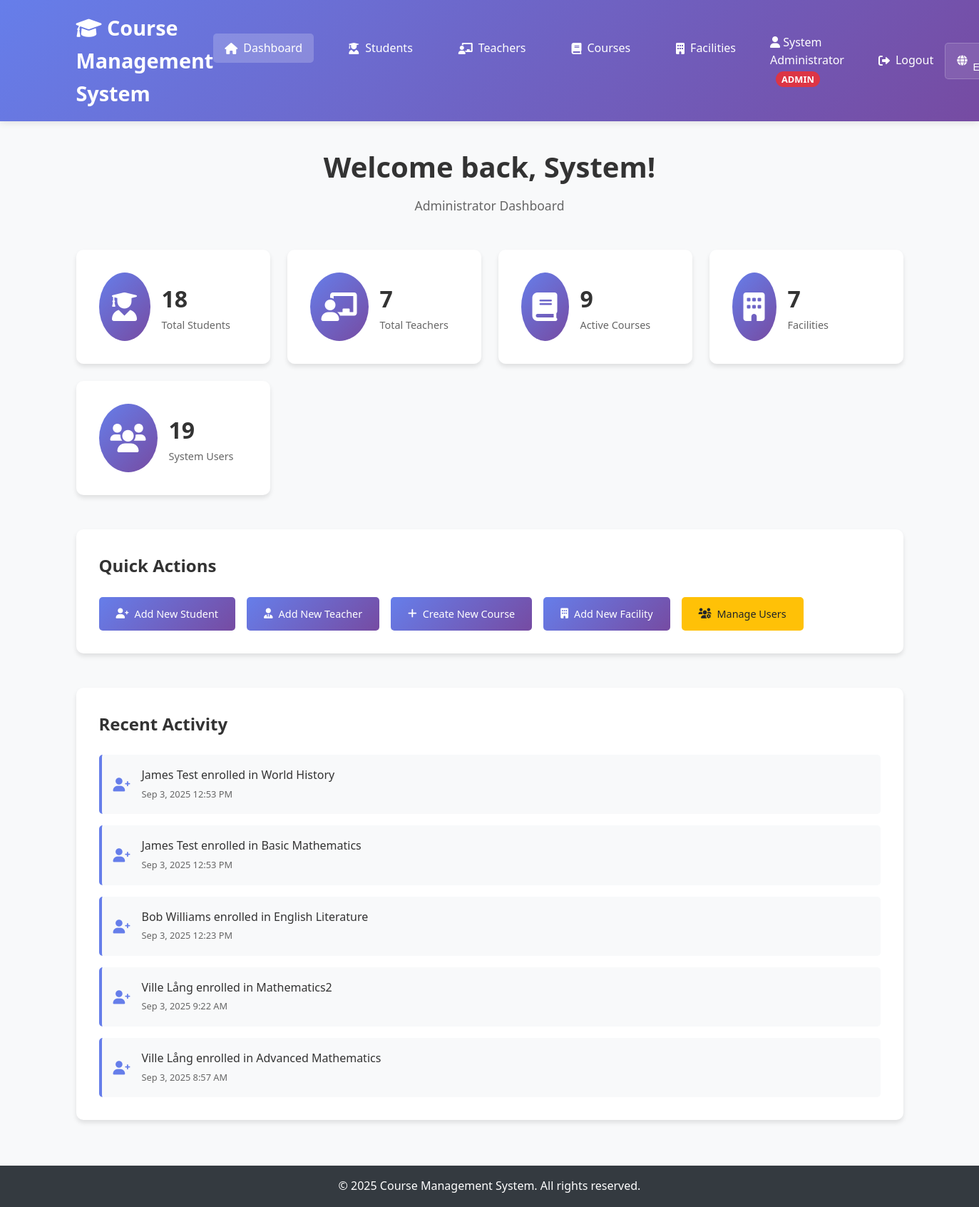
The page / (signed in) on the database its author committed.
### tables this page shows
CREATE TABLE `course_logins` (
  `emblem` int(11) NOT NULL,
  `student_id` int(11) DEFAULT NULL,
  `course_id` varchar(20) DEFAULT NULL,
  `login_date_time` datetime DEFAULT current_timestamp()
);

CREATE TABLE `courses` (
  `emblem` varchar(20) NOT NULL,
  `name` varchar(100) NOT NULL,
  `description` text DEFAULT NULL,
  `start_day` date NOT NULL,
  `rest_of_day` date NOT NULL,
  `teacher_id` int(11) DEFAULT NULL,
  `facility_id` varchar(20) DEFAULT NULL
);

### config/auth.php (called while the page is built, shortened)
<?php
require_once 'database.php';
function isLoggedIn() {
    return isset($_SESSION['user_id']) && !empty($_SESSION['user_id']);
}
function isAdmin() {
    return isLoggedIn() && $_SESSION['user_role'] === 'admin';
}
function getCurrentUser() {
    return [
        'id' => $_SESSION['user_id'],
        'username' => $_SESSION['username'],
        'email' => $_SESSION['email'],
        'role' => $_SESSION['user_role'],
        'first_name' => $_SESSION['first_name'],
        'last_name' => $_SESSION['last_name'],
        'student_id' => $_SESSION['student_id'] ?? null,
        'teacher_id' => $_SESSION['teacher_id'] ?? null
    ];
}
function getRoleDisplayName($role) {
    switch ($role) {
        case 'admin': return 'Administrator';
    }
}
function getRoleColor($role) {
    switch ($role) {
        case 'admin': return '#dc3545';
    }
}
?>

### config/database.php (called while the page is built, shortened)
<?php
function executeQuery($pdo, $sql, $params = []) {
    try {
        $stmt = $pdo->prepare($sql);
        $stmt->execute($params);
        return $stmt;
    } catch(PDOException $e) {
        throw new Exception("Query failed: " . $e->getMessage());
    }
}
?>

### index.php (the view, shortened to what this page needs)
<?php
require_once 'config/database.php';
require_once 'config/auth.php';
$isLoggedIn = isLoggedIn();
$currentUser = null;
if ($isLoggedIn) {
    $currentUser = getCurrentUser();
    try {
        if (isAdmin()) {
            $studentCount = executeQuery($pdo, "SELECT COUNT(*) FROM students")->fetchColumn();
            $teacherCount = executeQuery($pdo, "SELECT COUNT(*) FROM teachers")->fetchColumn();
            $courseCount = executeQuery($pdo, "SELECT COUNT(*) FROM courses")->fetchColumn();
            $facilityCount = executeQuery($pdo, "SELECT COUNT(*) FROM facilities")->fetchColumn();
            $userCount = executeQuery($pdo, "SELECT COUNT(*) FROM users WHERE is_active = 1")->fetchColumn();
            $recentEnrollments = executeQuery($pdo,
                "SELECT cl.login_date_time,
                        CONCAT(s.first_name, ' ', s.surname) as student_name,
                        c.name as course_name
                 FROM course_logins cl
                 JOIN students s ON cl.student_id = s.student_number
                 JOIN courses c ON cl.course_id = c.emblem
                 ORDER BY cl.login_date_time DESC
                 LIMIT 5"
            )->fetchAll();
        }
    } catch(Exception $e) {
        $error = "Error loading dashboard data: " . $e->getMessage();
    }
}
?>
<!DOCTYPE html>
<html lang="en">
<head>
    <link rel="stylesheet" href="css/style.css">
    <link href="https://cdnjs.cloudflare.com/ajax/libs/font-awesome/6.0.0/css/all.min.css" rel="stylesheet">
</head>
<body>
    <?php if ($isLoggedIn): ?>
        <header>
            <nav class="navbar">
                <div class="nav-container">
                    <h1><i class="fas fa-graduation-cap"></i> Course Management System</h1>
                    <ul class="nav-menu">
                        <li><a href="index.php" class="active"><i class="fas fa-home"></i> Dashboard</a></li>
                        <?php if (isAdmin()): ?>
                            <li><a href="students/index.php"><i class="fas fa-user-graduate"></i> Students</a></li>
                            <li><a href="teachers/index.php"><i class="fas fa-chalkboard-teacher"></i> Teachers</a></li>
                            <li><a href="courses/index.php"><i class="fas fa-book"></i> Courses</a></li>
                            <li><a href="facilities/index.php"><i class="fas fa-building"></i> Facilities</a></li>
                        <?php elseif (isTeacher()): ?>
                            <li><a href="courses/index.php"><i class="fas fa-book"></i> My Courses</a></li>
                            <li><a href="facilities/index.php"><i class="fas fa-building"></i> Facilities</a></li>
                        <?php elseif (isStudent()): ?>
                            <li><a href="students/my_courses.php"><i class="fas fa-book"></i> My Courses</a></li>
                        <?php elseif (isStaff()): ?>
                            <li><a href="students/index.php"><i class="fas fa-user-graduate"></i> Students</a></li>
                            <li><a href="courses/index.php"><i class="fas fa-book"></i> Courses</a></li>
                            <li><a href="facilities/index.php"><i class="fas fa-building"></i> Facilities</a></li>
                        <?php endif; ?>
                        <li class="user-menu">
                            <div style="display: flex; align-items: center; gap: 1rem;">
                                <span style="color: white;">
                                    <i class="fas fa-user"></i>
                                    <?= htmlspecialchars($currentUser['first_name'] . ' ' . $currentUser['last_name']) ?>
                                    <span class="role-badge" style="background-color: <?= getRoleColor($currentUser['role']) ?>; color: white;">
                                        <?= strtoupper($currentUser['role']) ?>
                                    </span>
                                </span>
                                <a href="?logout=1" style="color: white; text-decoration: none;" onclick="return confirm('Are you sure you want to logout?')">
                                    <i class="fas fa-sign-out-alt"></i> Logout
                                </a>
                            </div>
                        </li>
                    </ul>
                </div>
            </nav>
        </header>
        <main class="main-content">
            <div class="container">
                <div class="dashboard-header">
                    <h2>Welcome back, <?= htmlspecialchars($currentUser['first_name']) ?>!</h2>
                    <p><?= getRoleDisplayName($currentUser['role']) ?> Dashboard</p>
                </div>
                <div class="stats-grid">
                    <?php if (isAdmin()): ?>
                        <div class="stat-card">
                            <div class="stat-icon">
                                <i class="fas fa-user-graduate"></i>
                            </div>
                            <div class="stat-content">
                                <h3><?= $studentCount ?></h3>
                                <p>Total Students</p>
                            </div>
                        </div>
                        <div class="stat-card">
                            <div class="stat-icon">
                                <i class="fas fa-chalkboard-teacher"></i>
                            </div>
                            <div class="stat-content">
                                <h3><?= $teacherCount ?></h3>
                                <p>Total Teachers</p>
                            </div>
                        </div>
                        <div class="stat-card">
                            <div class="stat-icon">
                                <i class="fas fa-book"></i>
                            </div>
                            <div class="stat-content">
                                <h3><?= $courseCount ?></h3>
                                <p>Active Courses</p>
                            </div>
                        </div>
                        <div class="stat-card">
                            <div class="stat-icon">
                                <i class="fas fa-building"></i>
                            </div>
                            <div class="stat-content">
                                <h3><?= $facilityCount ?></h3>
                                <p>Facilities</p>
                            </div>
                        </div>
                        <div class="stat-card">
                            <div class="stat-icon">
                                <i class="fas fa-users"></i>
                            </div>
                            <div class="stat-content">
                                <h3><?= $userCount ?></h3>
                                <p>System Users</p>
                            </div>
                        </div>
                    <?php endif; ?>
                </div>
                <div class="quick-actions">
                    <h3>Quick Actions</h3>
                    <div class="action-buttons">
                        <?php if (isAdmin()): ?>
                            <a href="students/add.php" class="btn btn-primary">
                                <i class="fas fa-user-plus"></i> Add New Student
                            </a>
                            <a href="teachers/add.php" class="btn btn-primary">
                                <i class="fas fa-user-tie"></i> Add New Teacher
                            </a>
                            <a href="courses/add.php" class="btn btn-primary">
                                <i class="fas fa-plus"></i> Create New Course
                            </a>
                            <a href="facilities/add.php" class="btn btn-primary">
                                <i class="fas fa-building"></i> Add New Facility
                            </a>
                            <a href="users/index.php" class="btn btn-warning">
                                <i class="fas fa-users-cog"></i> Manage Users
                            </a>
                        <?php endif; ?>
                    </div>
                </div>
                <?php if ((isAdmin() || isTeacher()) && !empty($recentEnrollments)): ?>
                    <div class="recent-activity">
                        <h3>Recent Activity</h3>
                        <div class="activity-list">
                            <?php foreach ($recentEnrollments as $enrollment): ?>
                                <div class="activity-item">
                                    <i class="fas fa-user-plus"></i>
                                    <div class="activity-content">
                                        <p><?= htmlspecialchars($enrollment['student_name']) ?> enrolled in <?= htmlspecialchars($enrollment['course_name']) ?></p>
                                        <span class="activity-time"><?= date('M j, Y g:i A', strtotime($enrollment['login_date_time'])) ?></span>
                                    </div>
                                </div>
                            <?php endforeach; ?>
                        </div>
                    </div>
                <?php endif; ?>
            </div>
        </main>
    <?php endif; ?>
    <footer>
        <div class="container">
            <p>&copy; 2025 Course Management System. All rights reserved.</p>
        </div>
    </footer>
</body>
</html>

### css/style.css (style rules this page uses)
* { margin: 0; padding: 0; box-sizing: border-box; }
body { font-family: 'Segoe UI', Tahoma, Geneva, Verdana, sans-serif; line-height: 1.6; color: #333; background-color: #f8f9fa; }
.container { max-width: 1200px; margin: 0 auto; padding: 0 20px; }
header { background: linear-gradient(135deg, #667eea 0%, #764ba2 100%); color: white; box-shadow: 0 2px 10px rgba(0,0,0,0.1); }
.navbar { padding: 1rem 0; }
.nav-container { display: flex; justify-content: space-between; align-items: center; max-width: 1200px; margin: 0 auto; padding: 0 20px; }
.navbar h1 { font-size: 1.8rem; font-weight: 600; }
.nav-menu { display: flex; list-style: none; gap: 2rem; }
.nav-menu a { color: white; text-decoration: none; padding: 0.5rem 1rem; border-radius: 5px; transition: background-color 0.3s; display: flex; align-items: center; gap: 0.5rem; }
.nav-menu a:hover, .nav-menu a.active { background-color: rgba(255,255,255,0.2); }
.main-content { min-height: calc(100vh - 120px); padding: 2rem 0; }
.dashboard-header { text-align: center; margin-bottom: 3rem; }
.dashboard-header h2 { font-size: 2.5rem; color: #333; margin-bottom: 0.5rem; }
.dashboard-header p { font-size: 1.1rem; color: #666; }
.stats-grid { display: grid; grid-template-columns: repeat(auto-fit, minmax(240px, 1fr)); gap: 1.5rem; margin-bottom: 3rem; }
.stat-card { background: white; padding: 2rem; border-radius: 10px; box-shadow: 0 4px 6px rgba(0,0,0,0.1); display: flex; align-items: center; gap: 1rem; transition: transform 0.3s, box-shadow 0.3s; }
.stat-icon { font-size: 2.5rem; padding: 1rem; border-radius: 50%; background: linear-gradient(135deg, #667eea 0%, #764ba2 100%); color: white; }
.stat-content h3 { font-size: 2rem; font-weight: bold; color: #333; }
.stat-content p { color: #666; font-size: 0.9rem; }
.quick-actions { background: white; padding: 2rem; border-radius: 10px; box-shadow: 0 4px 6px rgba(0,0,0,0.1); margin-bottom: 3rem; }
.quick-actions h3 { margin-bottom: 1.5rem; color: #333; font-size: 1.5rem; }
.action-buttons { display: flex; gap: 1rem; flex-wrap: wrap; }
.btn { display: inline-flex; align-items: center; gap: 0.5rem; padding: 0.75rem 1.5rem; border: none; border-radius: 5px; text-decoration: none; font-weight: 500; cursor: pointer; transition: all 0.3s; font-size: 0.9rem; min-height: 44px; justify-content: center; }
.btn-primary { background: linear-gradient(135deg, #667eea 0%, #764ba2 100%); color: white; }
.btn-warning { background: #ffc107; color: #212529; }
.recent-activity { background: white; padding: 2rem; border-radius: 10px; box-shadow: 0 4px 6px rgba(0,0,0,0.1); }
.recent-activity h3 { margin-bottom: 1.5rem; color: #333; font-size: 1.5rem; }
.activity-list { display: flex; flex-direction: column; gap: 1rem; }
.activity-item { display: flex; align-items: center; gap: 1rem; padding: 1rem; border-left: 4px solid #667eea; background: #f8f9fa; border-radius: 5px; }
.activity-item i { color: #667eea; font-size: 1.2rem; }
.activity-content p { margin: 0; color: #333; }
.activity-time { font-size: 0.8rem; color: #666; }
footer { background: #343a40; color: white; text-align: center; padding: 1rem 0; margin-top: 2rem; }
html { scroll-behavior: smooth; }

### index.php (style rules this page uses)
.role-badge { padding: 2px 8px; border-radius: 12px; font-size: 0.8rem; font-weight: 600; margin-left: 0.5rem; }

### rows shown on the page
course_logins: student_name "James Test", course.name "World History", login_date_time "Sep 3, 2025 12:53 PM"
course_logins: student_name "James Test", course.name "Basic Mathematics", login_date_time "Sep 3, 2025 12:53 PM"
course_logins: student_name "Bob Williams", course.name "English Literature", login_date_time "Sep 3, 2025 12:23 PM"
course_logins: student_name "Ville Lång", course.name "Mathematics2", login_date_time "Sep 3, 2025 9:22 AM"
course_logins: student_name "Ville Lång", course.name "Advanced Mathematics", login_date_time "Sep 3, 2025 8:57 AM"

### other values the page prints
$currentUser['first_name'] . ' ' . $currentUser['last_name'] "System Administrator"
$currentUser['role'] "ADMIN"
$currentUser['first_name'] "System"
getRoleDisplayName($currentUser['role']) "Administrator"
$studentCount "18"
$teacherCount "7"
$courseCount "9"
$facilityCount "7"
$userCount "19"
